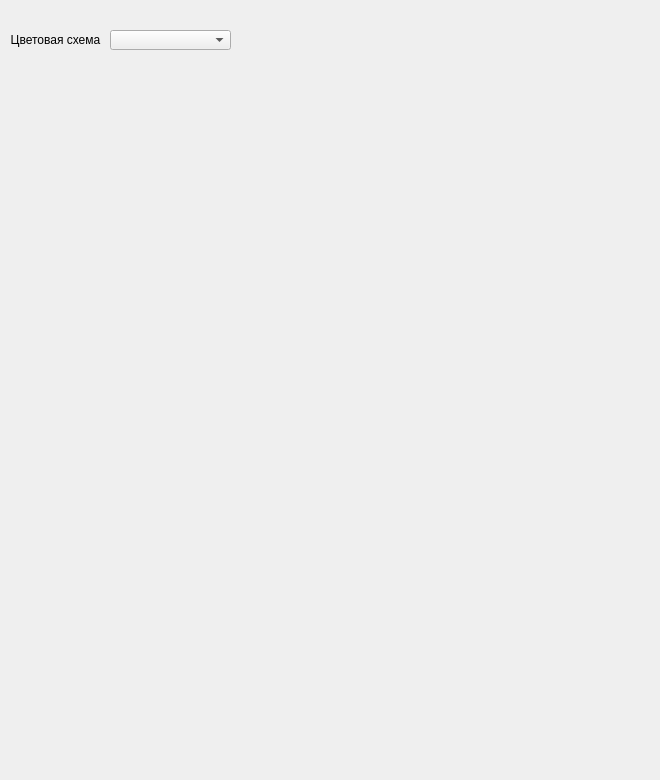
    <widget class="QWidget" name="page_4">
     <widget class="QWidget" name="verticalLayoutWidget_9">
      <property name="geometry">
       <rect>
        <x>9</x>
        <y>70</y>
        <width>641</width>
        <height>221</height>
       </rect>
      </property>
      <layout class="QVBoxLayout" name="verticalLayout_9"/>
     </widget>
     <widget class="QWidget" name="verticalLayoutWidget_10">
      <property name="geometry">
       <rect>
        <x>240</x>
        <y>30</y>
        <width>411</width>
        <height>41</height>
       </rect>
      </property>
      <layout class="QVBoxLayout" name="verticalLayout_10"/>
     </widget>
     <widget class="QWidget" name="verticalLayoutWidget_11">
      <property name="geometry">
       <rect>
        <x>10</x>
        <y>290</y>
        <width>641</width>
        <height>251</height>
       </rect>
      </property>
      <layout class="QVBoxLayout" name="verticalLayout_11"/>
     </widget>
     <widget class="QWidget" name="verticalLayoutWidget_12">
      <property name="geometry">
       <rect>
        <x>10</x>
        <y>540</y>
        <width>641</width>
        <height>231</height>
       </rect>
      </property>
      <layout class="QVBoxLayout" name="verticalLayout_12"/>
     </widget>
     <widget class="QLabel" name="label_94">
      <property name="geometry">
       <rect>
        <x>10</x>
        <y>30</y>
        <width>91</width>
        <height>20</height>
       </rect>
      </property>
      <property name="text">
       <string>Цветовая схема</string>
      </property>
      <property name="alignment">
       <set>Qt::AlignCenter</set>
      </property>
     </widget>
     <widget class="QComboBox" name="comboBox">
      <property name="geometry">
       <rect>
        <x>110</x>
        <y>30</y>
        <width>121</width>
        <height>20</height>
       </rect>
      </property>
     </widget>
    </widget>
